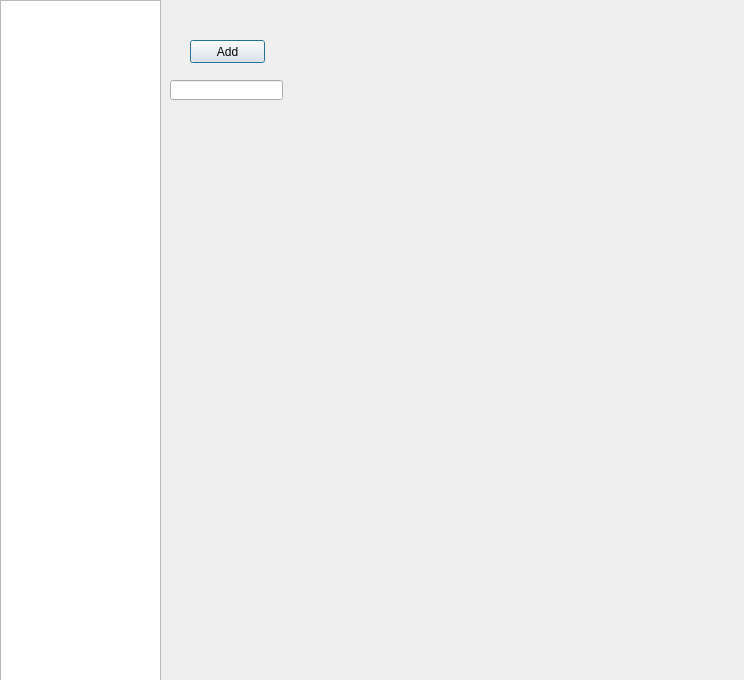
<?xml version="1.0" encoding="UTF-8"?>
<ui version="4.0">
 <class>Dialog</class>
 <widget class="QDialog" name="Dialog">
  <property name="geometry">
   <rect>
    <x>0</x>
    <y>0</y>
    <width>744</width>
    <height>680</height>
   </rect>
  </property>
  <property name="windowTitle">
   <string>Dialog</string>
  </property>
  <widget class="QPushButton" name="addRecipe">
   <property name="geometry">
    <rect>
     <x>190</x>
     <y>40</y>
     <width>75</width>
     <height>23</height>
    </rect>
   </property>
   <property name="text">
    <string>Add</string>
   </property>
  </widget>
  <widget class="QLineEdit" name="textAdd">
   <property name="geometry">
    <rect>
     <x>170</x>
     <y>80</y>
     <width>113</width>
     <height>20</height>
    </rect>
   </property>
  </widget>
  <widget class="QListWidget" name="listWidget">
   <property name="geometry">
    <rect>
     <x>0</x>
     <y>0</y>
     <width>161</width>
     <height>681</height>
    </rect>
   </property>
  </widget>
 </widget>
 <resources/>
 <connections/>
</ui>
